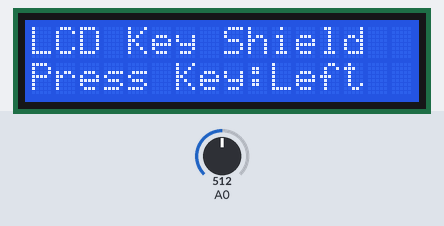
Recording of a sketch running on a simulated Arduino Uno, built with avr-gcc and run on an emulated ATmega328P. Shown: 16×2 character LCD. Inputs (shaded band) come from the test bench; at power-on: A0 = 512.

Above: at 1.2 s.
1.3 s: A0 set to 610
At 2.2 s:
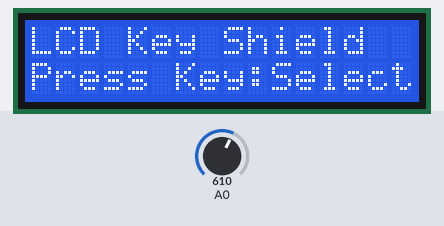
2.8 s: A0 set to 390
At 3.3 s:
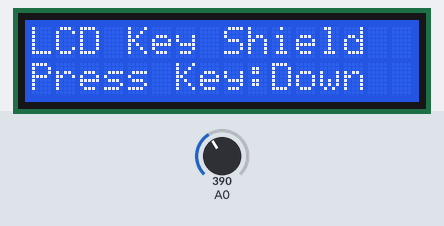
4.3 s: A0 set to 190
At 5.5 s:
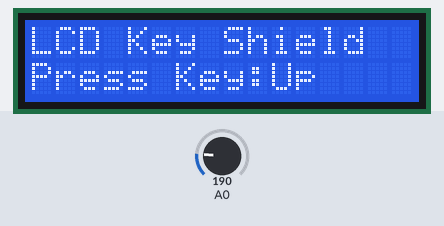
5.8 s: A0 set to 50
At 6.8 s:
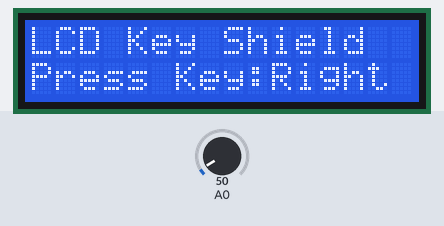
7.3 s: A0 set to 70
At 7.9 s:
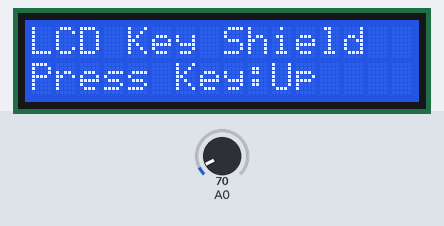
8.8 s: A0 set to 0
At 9.1 s:
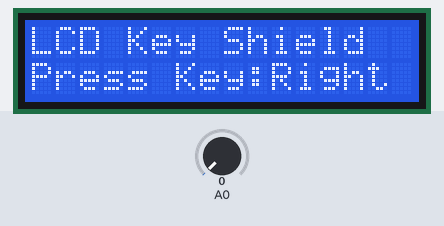
Timing chart, 0 to 11.3 s (numbered marks = the images above; inputs shaded):
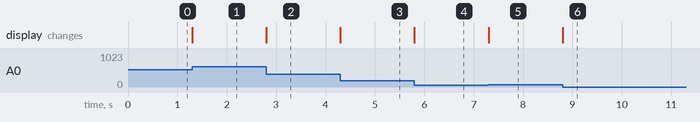

The sketch:

LCD.ino
```cpp
// include the library code:
#include <LiquidCrystal.h>

// initialize the library with the numbers of the interface pins
LiquidCrystal lcd(8, 9, 4, 5, 6, 7);

void setup() {
  // set up the LCD's number of columns and rows:
  lcd.begin(16, 2);
  // Print a message to the LCD.
  // first digit is a column, second is a row
  lcd.setCursor(0,0);
  lcd.print("LCD Key Shield");
  lcd.setCursor(0,1);
  lcd.print("Press Key:");
}


void loop() {
  int x;
  x = analogRead (0);
  lcd.setCursor(10,1);
  if (x < 60) {
    lcd.print ("Right ");
  }
  else if (x < 200) {
    lcd.print ("Up    ");
  }
  else if (x < 400){
    lcd.print ("Down  ");
  }
  else if (x < 600){
    lcd.print ("Left  ");
  }
  else if (x < 800){
    lcd.print ("Select");
  }
}
```

Measured:
- after the input at 1.3 s, the display: changes at once (image 1)
- after the input at 2.8 s, the display: changes at once (image 2)
- after the input at 4.3 s, the display: changes at once (image 3)
- after the input at 5.8 s, the display: changes at once (image 4)
- after the input at 7.3 s, the display: changes at once (image 5)
- after the input at 8.8 s, the display: changes at once (image 6)
